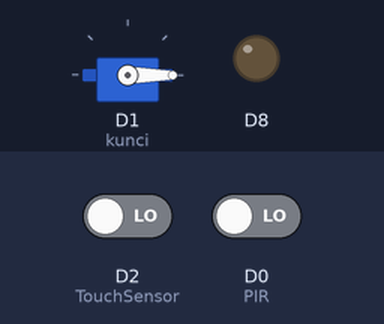
Bench run of a sketch on a simulated ESP8266 (NodeMCU). Shown: servo, output pins drawn as LEDs (lit = HIGH). Inputs (shaded band) come from the test bench; at power-on: D2 (TouchSensor) LOW, D0 (PIR) LOW. WiFi joins after 1.5 s; servers stay silent unless stated; the Firebase database answers and starts empty; what the sketch prints to the serial monitor is not drawn.

Above: at 2.9 s.
3.0 s: D2 (TouchSensor) driven HIGH
At 4.5 s:
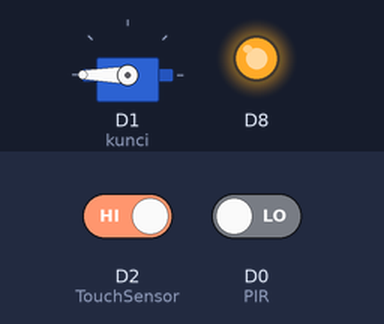
7.1 s: D0 (PIR) driven HIGH
At 9.6 s:
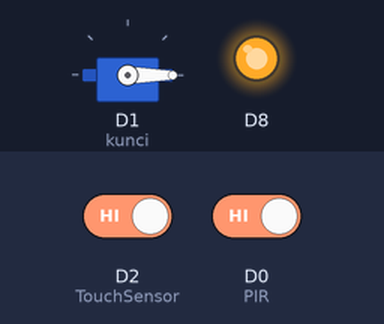
Timing chart, 0 to 16.5 s (numbered marks = the images above; inputs shaded):
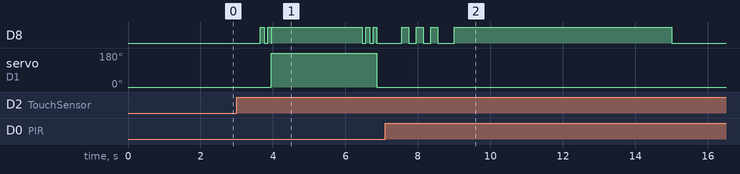

The sketch:

IoT.ino
```cpp
/* Read RFID Tag with RC522 RFID Reader
    Made by miliohm.com
*/
#include <Servo.h>
#include <SPI.h>
#include <MFRC522.h>
#include "FirebaseESP8266.h"
#include <ESP8266WiFi.h>

#define RST_PIN  D3    // Configurable, see typical pin layout above
#define SS_PIN  D4    // Configurable, see typical pin layout

#define FIREBASE_HOST "iot4sc6-default-rtdb.firebaseio.com"
#define FIREBASE_AUTH "IUM2KLFBIvUKoNEzCtSqIHHPHQt7EY2JKLyoubvH"
#define WIFI_SSID "OPPO K3"
#define WIFI_PASSWORD "qwerty1010"


#define TouchSensor 4
FirebaseData firebaseData;
MFRC522 rfid(SS_PIN, RST_PIN); // Instance of the class
MFRC522::MIFARE_Key key;
Servo kunci;
int PIR = 16;
int state = LOW;
int pos = 0;
String tag;
boolean currentState = LOW;
boolean lastState = LOW;
boolean RelayState = LOW;


void setup() {
  Serial.begin(115200);

  WiFi.begin(WIFI_SSID, WIFI_PASSWORD);
  Serial.print("Connecting to Wi-Fi");
  while (WiFi.status() != WL_CONNECTED)
  {
    Serial.print(".");
    delay(300);
  }
  Serial.println();
  Serial.print("Connected with IP: ");
  Serial.println(WiFi.localIP());
  Serial.println();

  //3. Set your Firebase info

  Firebase.begin(FIREBASE_HOST, FIREBASE_AUTH);

  //4. Enable auto reconnect the WiFi when connection lost
  Firebase.reconnectWiFi(true);

  if(Firebase.setInt(firebaseData, "/STATUS/STATUS_PINTU/Int", 2))
  {
    //Success
     Serial.println("Set int data success");

  }else{
    //Failed?, get the error reason from firebaseData

    Serial.print("Error in setInt, ");
    Serial.println(firebaseData.errorReason());
  }
  pinMode(16, INPUT);
  Serial.begin(115200);
  SPI.begin(); // Init SPI bus
  rfid.PCD_Init(); // Init MFRC522
  pinMode(D8, OUTPUT);
  kunci.attach(5); //servo pin D1
  kunci.write(0);
  pinMode(4, INPUT);
}


void kontrol(){
     if(Firebase.getInt(firebaseData, "/STATUS/STATUS_PINTU/Int"))
  {
    //Success
    Serial.print("Get int data success, int = ");
    delay(500);
    Serial.println(firebaseData.intData());

  }else{
    //Failed?, get the error reason from firebaseData
    digitalWrite(D8,LOW);
    Serial.print("Error in getInt, ");
    Serial.println(firebaseData.errorReason());
  }
  int x =firebaseData.intData();
  if ( x == 1){
    kunci.write(180);
    pos = 1;
     digitalWrite(D8,HIGH);
     Firebase.setString(firebaseData, "/STATUS/STATUS_PINTU/Value", "(ON)Mobile-Access");
     Firebase.setString(firebaseData, "/STATUS/STATUS_PINTU/History", "UNLOCKED");
     Firebase.setString(firebaseData,"/STATUS/STATUS_PINTU/INFORMATION", "Rumah Anda Telah Diakses Melalui Mobile Aplication (Android)");
     delay(1000);
  }else if (x == 0){
    Firebase.setString(firebaseData, "/STATUS/STATUS_PINTU/Value", "(OFF)Mobile-Access");
    Firebase.setString(firebaseData, "/STATUS/STATUS_PINTU/History", "LOCKED");
    Firebase.setString(firebaseData,"/STATUS/STATUS_PINTU/INFORMATION", "Rumah Anda Telah Diakses Melalui Mobile Aplication (Android)");
    kunci.write(0);
    pos = 0;
    digitalWrite(D8,LOW);
  }
}

void pir2(){
  int val = digitalRead(PIR);

  if(val == 1){
    digitalWrite(D8, HIGH);
    Serial.println("               | Pergerakan Terdeteksi |               ");
    delay(200);
    digitalWrite(D8,LOW);
    delay(200);
    digitalWrite(D8, HIGH);
    Serial.println("               |   W A R N I N G !!!   |               ");
    delay(200);
    digitalWrite(D8,LOW);
    delay(200);
    digitalWrite(D8, HIGH);
    Serial.println("               |   W A R N I N G !!!   |               ");
    delay(200);
    digitalWrite(D8,LOW);
    kunci.write(0);
    pos = 0;
    Serial.println("           | Semua Telah Terkunci dan Aman |             ");
        if(Firebase.setString(firebaseData, "/STATUS/PIR/Value", "Warning ! ! !"))
      {
        Firebase.setString(firebaseData,"/STATUS/PIR/History", "Warning ! ! !");
         Firebase.setString(firebaseData,"/STATUS/PIR/INFORMATION", "Mendeteksi Adanya Pergerakan Mencurigakan,Jika Bukan Anda Segera Hubungi Polisi");
         digitalWrite(D8,HIGH);
         delay(6000);
         digitalWrite(D8,LOW);
         Serial.println("Set int data success");
         delay(2000); // DISINI UNTUK MENGATUR BERAPA LAMA HISTORY DAPAT TERUPDATE======================<<<<<>>>>>>>>
         Firebase.setString(firebaseData,"/STATUS/PIR/History", "Refresh (24 Jam)");
      }else{
        Serial.print("Error in setInt, ");
        Serial.println(firebaseData.errorReason());
          }
  }else{
    digitalWrite(D8, LOW);
      if(Firebase.setString(firebaseData, "/STATUS/PIR/Value", "Aman"))
      {
        Firebase.setString(firebaseData,"/STATUS/PIR/INFORMATION", "Rumah Anda Dalam Kondisi Aman");
        Serial.println("Tidak Ada Pergerakan");
      }else{
        Serial.print("Error in setInt, ");
        Serial.println(firebaseData.errorReason());
      }
  }
}

void touch_on(){
      currentState = digitalRead(TouchSensor);
  if (currentState == HIGH && lastState == LOW){
    if(pos == 0){
      digitalWrite(D8, HIGH);
      delay(100);
      digitalWrite(D8, LOW);
      delay(100);
      digitalWrite(D8, HIGH);
      delay(100);
      digitalWrite(D8, LOW);
    kunci.write(180);
    pos = 1;
    Serial.println("                          ||                      ");
    Serial.println("                          ||                      ");
    Serial.println("               | Pintu Telah Terbuka |            ");
    Serial.println("            | Pintu Akan Terkunci Otomatis |            ");
    digitalWrite(D8, HIGH);
    delay(2500);
    digitalWrite(D8, LOW);
    delay(100);
    digitalWrite(D8, HIGH);
    delay(100);
    digitalWrite(D8, LOW);
    delay(100);
    digitalWrite(D8, HIGH);
    delay(100);
    digitalWrite(D8, LOW);
    kunci.write(0);
    pos = 0;
    Serial.println("                          ||                      ");
    Serial.println("                          ||                      ");
    Serial.println("               | Pintu Telah Terkunci |           ");
    }
    else if(pos > 0){
      digitalWrite(D8, HIGH);
      delay(100);
      digitalWrite(D8, LOW);
      delay(100);
      digitalWrite(D8, HIGH);
      delay(100);
      digitalWrite(D8, LOW);
      delay(100);
      digitalWrite(D8, HIGH);
      delay(100);
      digitalWrite(D8, LOW);
     kunci.write(0);
     pos = 0;
     Serial.println("                          ||                      ");
     Serial.println("                          ||                      ");
     Serial.println("               | Pintu Telah Terkunci |           ");
    }
  }
}

void nfc(){
  if ( ! rfid.PICC_IsNewCardPresent())
    return;
  if (rfid.PICC_ReadCardSerial()) {
    for (byte i = 0; i < 4; i++) {
      tag += rfid.uid.uidByte[i];
    }
//    Serial.println(tag);
    if (tag=="997912112"){
      digitalWrite(D8, HIGH);
      delay(100);
      digitalWrite(D8, LOW);
      delay(100);
      digitalWrite(D8, HIGH);
      delay(100);
      digitalWrite(D8, LOW);
      Serial.println("                | Pintu Telah Terbuka |               ");
      Serial.println("                |     Kode Anda       |               ");
      Serial.println("       ==============="+ tag +"===================    ");
      if(Firebase.setString(firebaseData, "/STATUS/RFID/Value", "Mr.Habibi"))
      {
      Serial.println("Pintu Diakses Oleh Habibi");
      Firebase.setString(firebaseData,"/STATUS/RFID/History", "Diakses");
      Firebase.setString(firebaseData,"/STATUS/RFID/INFORMATION", "Mendeteksi Kartu Dengan Hak-Akses Telah Masuk");
      kunci.write(180);
      pos = 1;
//      delay(3000);

      }else{

      Serial.print("Error in setInt, ");
      Serial.println(firebaseData.errorReason());
      }
  }else{
    digitalWrite(D8, HIGH);
    delay(300);
    Serial.println("                | Maaf Akses Ditolak |               ");
    Serial.println("                |     Kode Anda       |               ");
    Serial.println("       ==============="+ tag +"===================    ");
    if(Firebase.setString(firebaseData, "/STATUS/RFID/Value","No Akses")) //konsul,cara membuat Warning 1,2,3,.... setiap kartu No Akses di scan
    {
    Firebase.setString(firebaseData,"/STATUS/RFID/History", "No Akses");
    Serial.println("Sorry....");
    Firebase.setString(firebaseData,"/STATUS/RFID/INFORMATION", "Mendeteksi Adanya Kartu Tanpa Hak-Akses yang Mencoba Untuk Masuk");
    }else{

    Serial.print("Error in setInt, ");
    Serial.println(firebaseData.errorReason());
    }
  }
    tag = "";
    rfid.PICC_HaltA();
    rfid.PCD_StopCrypto1();
  }
}

void loop() {
//  deteksi();
  touch_on();
  kontrol();
  nfc();
  pir2();

}
```

Measured:
- after the input at 3.0 s, servo on D1 (kunci): 0° → 180° after 0.95 s, → 0° 2.9 s later
- after the input at 7.1 s, servo on D1 (kunci): stops changing and stays 0°
